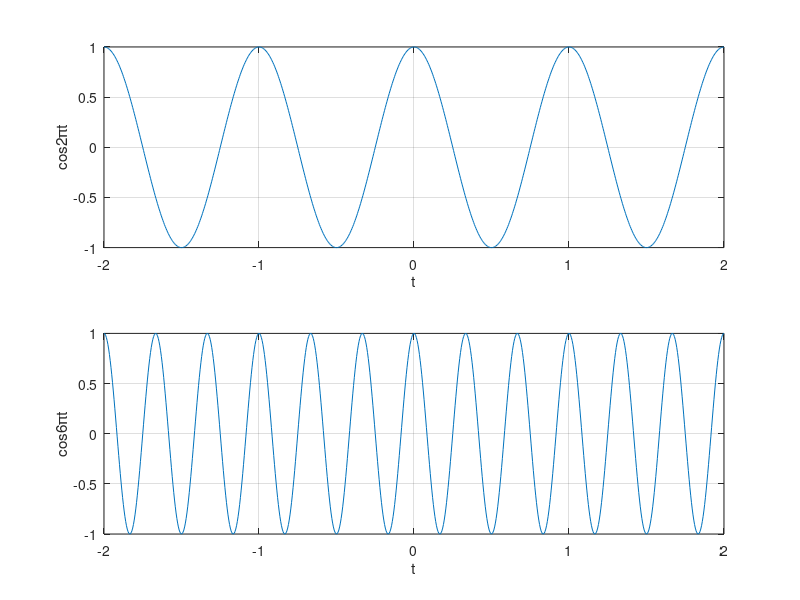

Recreate this plot in MATLAB.
t = -2:0.005:2;
x1 = cos(2*pi*t);
x2 = cos(6*pi*t);
subplot(2,1,1),
plot(t, x1);
axis([-2 2 -1 1]);
grid on;
xlabel('t'), ylabel('cos2\pit');
subplot(2,1,2),
plot(t, x2);
axis([-2 2 -1 1]);
grid on;
xlabel('t'), ylabel('cos6\pit');